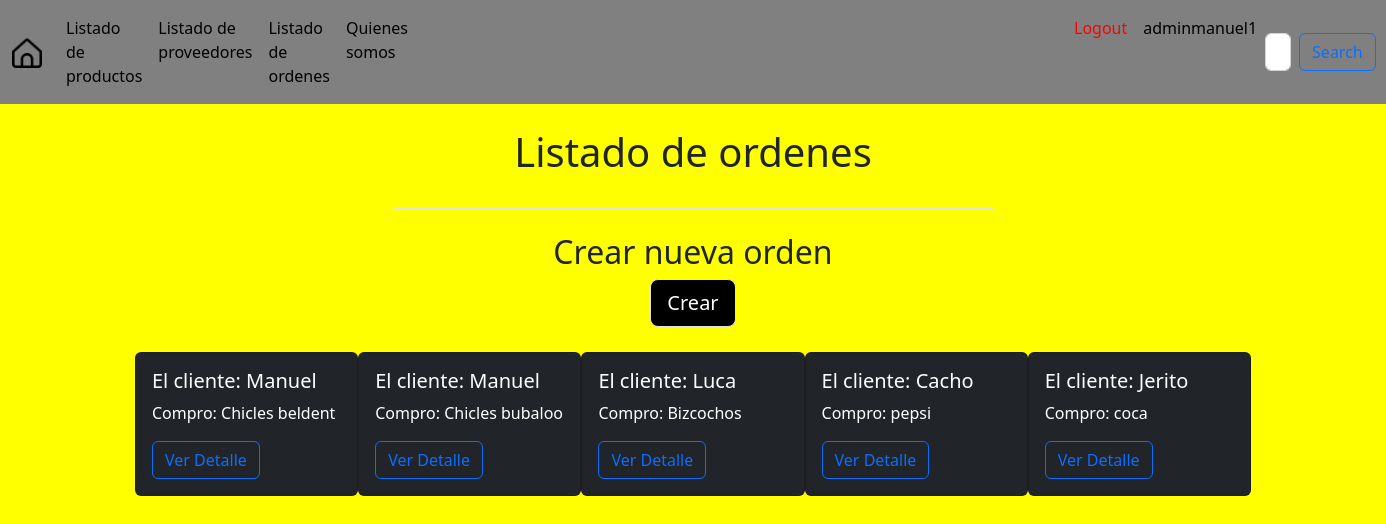
The app's page /orders/list-orders/ (signed in) with its own data.
### orders/models.py (models this page shows)
class Order(models.Model):
    client = models.CharField(max_length=100)
    product = models.CharField(max_length=100)
    payment_method = models.CharField(max_length=100)

### orders/views.py (the view)
# urls.py: path('list-orders/', list_orders),
def list_orders(request):
    orders = Order.objects.all()
    context = {
        'orders': orders
    }
    return render(request, 'orders/list_orders.html', context=context)

### templates/orders/list_orders.html (shortened to what this page needs)
{% extends 'base.html' %}
{% block content %}
    <div class="mx-auto border-bottom py-4 text-center" style="width: 600px">
    <h1>Listado de ordenes</h1>
</div>
{% if request.user.is_superuser %}
    <div class="mx-auto border-bottom py-4 text-center">
        <h2>Crear nueva orden</h2> <a href="/orders/create-order/" class="btn btn-secondary py-2 btn-lg border" style="max-width: 10rem; background-color: black;">Crear</a>
    </div>
    {% endif %}
    {% for order in orders %}
<div class="container">
    <div class="card text-white bg-dark" style="width: 20%; float: left;">
        <div class="card-body">
        <h5 class="card-title">El cliente: {{order.client}}</h5>
        <p class="card-text"> Compro: {{order.product}}</p>
        <a href="#" class="btn btn-outline-primary btn-block">Ver Detalle</a>
        </div>
    </div>
    </div>
    {% endfor %}
{% endblock %}

### templates/base.html (shortened to what this page needs)
{% load static %}
<!DOCTYPE html>
<html lang="en">
<head>
    <link href="https://cdn.jsdelivr.net/npm/bootstrap@5.2.3/dist/css/bootstrap.min.css" rel="stylesheet">
</head>
<body style="background-color: yellow;">
    <header>
        <nav class="navbar navbar-expand-lg navbar-dark" style="background-color:grey">
            <div class="container-fluid">
            <a class="navbar-brand" href="/">
                <img src="{% static 'hogar.jpg' %}"
                alt="no disponible"
                style="width: 30px"
            /></a>
            <div class="collapse navbar-collapse" id="navbarScroll">
                <ul class="navbar-nav me-auto my-2 my-lg-0 navbar-nav-scroll" style="--bs-scroll-height: 100px;">
                <li class="nav-item">
                    <a class="nav-link active" aria-current="page" href="/products/list-product"  style="color:black">Listado de productos</a>
                </li>
                {% if request.user.is_superuser %}
                <li class="nav-item">
                    <a class="nav-link" href="/providers/providers-list/"  style="color:black">Listado de proveedores</a>
                </li>
                <!-- {% endif %}
                {% if request.user.is_superuser %} -->
                <li class="nav-item">
                    <a class="nav-link" href="/orders/list-orders/"  style="color:black">Listado de ordenes</a>
                </li>
                {% endif %}
                <li class="nav-item">
                    <a class="nav-link" href="/nosotros"  style="color:black">Quienes somos</a>
                </li>
                {% if request.user.is_authenticated %}
                <li class="nav-item" style="margin-left: 650px;">
                    <a class="nav-link " style="color: red;" href="/users/logout/">Logout</a>
                </li>
                <li class="nav-item" style=>
                    <a class="nav-link " href="/users/update/"  style="color:black">{{request.user.username}}</a>
                </li>
                {% endif %}
                </ul>
                <form class="d-flex" role="search" action="/products/list-product/" method="GET">
                <input class="form-control me-2" type="search" placeholder="Search" aria-label="Search" name="search">
                <button class="btn btn-outline-primary" type="submit">Search</button>
                </form>
            </div>
            </div>
        </nav>
    </header>
    {% block content %}
    {% endblock %}
</body>
</html>

### records on screen
Order: client "Manuel", product "Chicles beldent"
Order: client "Manuel", product "Chicles bubaloo"
Order: client "Luca", product "Bizcochos"
Order: client "Cacho", product "pepsi"
Order: client "Jerito", product "coca"

### other values on screen
{{ request.user.username }} "adminmanuel1"
